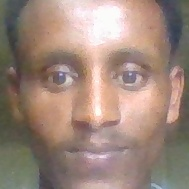
#> input picture face_recognition/data/Kefle_144.jpg, 189 x 189 px, given in place of the camera
$ python Last.py
#> lines starting #> are read from the running program, lines starting #| are printed output that depends on the picture; after the words box and inside, x2 and y2 are one past the last pixel; in counts of white or black regions, pixels touching at a corner belong together
#> the answer given: data/Kefle_144.jpg
#> the answer given: 3
import cv2
import os
import re

def capture_face_photos(image_name, num_photos):
#> called with image_name = 'data/Kefle_144.jpg', num_photos = 3
    label = ""
    msg = 'Dataset generated successfully.'

    face_cascade = cv2.CascadeClassifier(cv2.data.haarcascades + 'haarcascade_frontalface_default.xml')
    output_folder = 'E:/DataEngineering/face_recognition/data'


    if not os.path.exists(output_folder):
        os.makedirs(output_folder)

    camera = cv2.VideoCapture(0)
    count = 0

    while count < num_photos:
        ret, frame = camera.read()
#> frame is the input picture: shape (189, 189, 3); mean B, G, R 124.1, 135.6, 158
        gray = cv2.cvtColor(frame, cv2.COLOR_BGR2GRAY)
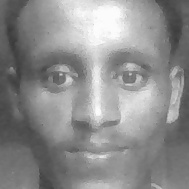
#> gray: shape (189, 189); min 58, max 254, mean 141
        faces = face_cascade.detectMultiScale(gray, scaleFactor=1.1, minNeighbors=5, minSize=(30, 30))
#> faces = [[16, 14, 158, 158]]

        for (x, y, w, h) in faces:
            face = frame[y:y+h, x:x+w]
            output_path = os.path.join(output_folder, f"{image_name}_{count}.jpg")
            cv2.imwrite(output_path, face)
            count += 1
#> this loop made 1 pass
#> (x, y, w, h, count) on pass 1: (16, 14, 158, 158, 1)
#> pass 1, in capture_face_photos, `face = frame[y:y+h, x:x+w]`:
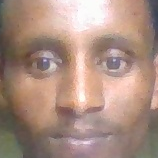
#> face: shape (158, 158, 3); mean B, G, R 129.7, 142.5, 170.4
#> after the loop, count = 1

        cv2.imshow('Capture Face', frame)

        if cv2.waitKey(1) & 0xFF == ord('q'):
#> (key q is pressed here)
            break

    camera.release()
    cv2.destroyAllWindows()
    print(msg)


def identify_user(known_faces_dir):
#> called with known_faces_dir = 'C:/Users/Tsegaye/Documents/ML/data'
    known_faces = []
    known_names = []

    for filename in os.listdir(known_faces_dir):
        image = cv2.imread(os.path.join(known_faces_dir, filename))
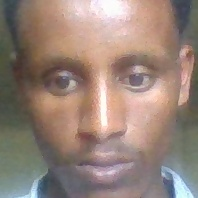
#> input picture face_recognition/data/Kefle_115.jpg, 198 x 198 px, found by its file name
#> image is the input picture: shape (198, 198, 3); mean B, G, R 121.1, 131.2, 151
        gray = cv2.cvtColor(image, cv2.COLOR_BGR2GRAY)
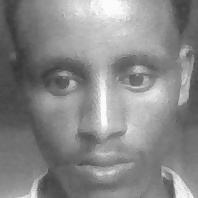
#> gray: shape (198, 198); min 53, max 253, mean 136
        known_faces.append(gray)
        known_names.append(os.path.splitext(filename)[0])
#> pass 2 of the loop in identify_user, `for filename in os.listdir(known_faces_dir):`:
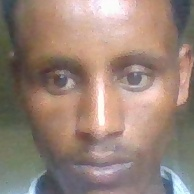
#> input picture face_recognition/data/Kefle_120.jpg, 194 x 194 px, found by its file name
#> in identify_user, image is the input picture: shape (194, 194, 3); mean B, G, R 120.6, 131.4, 152.5
#> in identify_user, `gray = cv2.cvtColor(image, cv2.COLOR_BGR2GRAY)`:
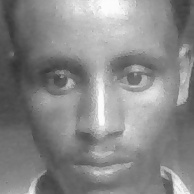
#> gray: shape (194, 194); min 52, max 254, mean 136.5
#> pass 3 of the loop in identify_user, `for filename in os.listdir(known_faces_dir):`:
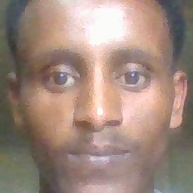
#> input picture face_recognition/data/Kefle_135.jpg, 193 x 193 px, found by its file name
#> in identify_user, image is the input picture: shape (193, 193, 3); mean B, G, R 125.6, 136.8, 159.1
#> in identify_user, `gray = cv2.cvtColor(image, cv2.COLOR_BGR2GRAY)`:
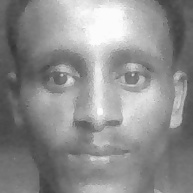
#> gray: shape (193, 193); min 52, max 255, mean 142.2
#> the loop made 4 passes; the first 3 are shown

    video_capture = cv2.VideoCapture(0)
    face_cascade = cv2.CascadeClassifier(cv2.data.haarcascades + 'haarcascade_frontalface_default.xml')

    while True:
        ret, frame = video_capture.read()
        gray = cv2.cvtColor(frame, cv2.COLOR_BGR2GRAY)
        faces = face_cascade.detectMultiScale(gray, scaleFactor=1.1, minNeighbors=5, minSize=(30, 30))
#> faces = [[16, 14, 158, 158]]

        for (x, y, w, h) in faces:
            face = gray[y:y+h, x:x+w]
            found = False

            for i, known_face in enumerate(known_faces):
                similarity = cv2.compareHist(cv2.calcHist([face], [0], None, [256], [0, 256]),
                                             cv2.calcHist([known_face], [0], None, [256], [0, 256]),
                                             cv2.HISTCMP_CORREL)
                if similarity > 0.90:
                    name = known_names[i]
                    found = True
                    break

            if not found:
                name = "Unknown"
            name = re.sub(r'[\d_]', '', name)
            cv2.rectangle(frame, (x, y), (x+w, y+h), (0, 0, 255), 2)
            cv2.putText(frame, name, (x, y-10), cv2.FONT_HERSHEY_SIMPLEX, 0.9, (0, 0, 255), 2)
#> this loop made 1 pass
#> pass 1, in identify_user, `face = gray[y:y+h, x:x+w]`:
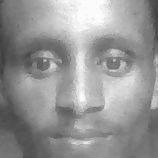
#> face: shape (158, 158); min 62, max 254, mean 149.4
#> after the loop:
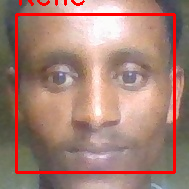
#> frame: shape (189, 189, 3); 5.72% of pixels changed, all inside (x1, y1, x2, y2) = (15, 0, 176, 174)

        cv2.imshow('Video', frame)

        if cv2.waitKey(1) & 0xFF == ord('q'):
#> (key q is pressed here)
            break

    video_capture.release()
    cv2.destroyAllWindows()


import cv2
import os
import re

def train_and_identify():

    name = input("Enter the name of the person to train: ")
    num_images = int(input("Enter the number of images to capture: "))


    print("Capturing face photos for training...")
    capture_face_photos(name, num_images)


    print("Identifying the user...")
    identify_user('C:/Users/Tsegaye/Documents/ML/data')


train_and_identify()
